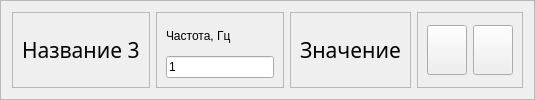
            <widget class="QFrame" name="frame_25">
             <property name="frameShape">
              <enum>QFrame::StyledPanel</enum>
             </property>
             <property name="frameShadow">
              <enum>QFrame::Raised</enum>
             </property>
             <layout class="QHBoxLayout" name="horizontalLayout_20">
              <item>
               <widget class="QFrame" name="frame_31">
                <property name="frameShape">
                 <enum>QFrame::StyledPanel</enum>
                </property>
                <property name="frameShadow">
                 <enum>QFrame::Raised</enum>
                </property>
                <layout class="QVBoxLayout" name="verticalLayout_10">
                 <item>
                  <widget class="QLabel" name="label_name_3">
                   <property name="font">
                    <font>
                     <family>OpenSans-Regular</family>
                     <pointsize>16</pointsize>
                    </font>
                   </property>
                   <property name="text">
                    <string>Название 3</string>
                   </property>
                  </widget>
                 </item>
                </layout>
               </widget>
              </item>
              <item>
               <widget class="QFrame" name="frame_32">
                <property name="maximumSize">
                 <size>
                  <width>150</width>
                  <height>16777215</height>
                 </size>
                </property>
                <property name="frameShape">
                 <enum>QFrame::StyledPanel</enum>
                </property>
                <property name="frameShadow">
                 <enum>QFrame::Raised</enum>
                </property>
                <layout class="QVBoxLayout" name="verticalLayout_18">
                 <item>
                  <widget class="QLabel" name="label_35">
                   <property name="text">
                    <string>Частота, Гц</string>
                   </property>
                  </widget>
                 </item>
                 <item>
                  <widget class="QLineEdit" name="lineEdit_hz_3">
                   <property name="text">
                    <string>1</string>
                   </property>
                  </widget>
                 </item>
                </layout>
               </widget>
              </item>
              <item>
               <widget class="QFrame" name="frame_33">
                <property name="frameShape">
                 <enum>QFrame::StyledPanel</enum>
                </property>
                <property name="frameShadow">
                 <enum>QFrame::Raised</enum>
                </property>
                <layout class="QVBoxLayout" name="verticalLayout_26">
                 <item>
                  <widget class="QLabel" name="label_value_3">
                   <property name="font">
                    <font>
                     <family>OpenSans-Regular</family>
                     <pointsize>16</pointsize>
                    </font>
                   </property>
                   <property name="text">
                    <string>Значение</string>
                   </property>
                  </widget>
                 </item>
                </layout>
               </widget>
              </item>
              <item>
               <widget class="QFrame" name="frame_34">
                <property name="frameShape">
                 <enum>QFrame::StyledPanel</enum>
                </property>
                <property name="frameShadow">
                 <enum>QFrame::Raised</enum>
                </property>
                <layout class="QHBoxLayout" name="horizontalLayout_28">
                 <item>
                  <widget class="QPushButton" name="btn_start_3">
                   <property name="maximumSize">
                    <size>
                     <width>50</width>
                     <height>50</height>
                    </size>
                   </property>
                   <property name="text">
                    <string/>
                   </property>
                   <property name="icon">
                    <iconset resource="resources.qrc">
                     <normaloff>:/icons/icons/play_circle_FILL0_wght400_GRAD0_opsz48.svg</normaloff>:/icons/icons/play_circle_FILL0_wght400_GRAD0_opsz48.svg</iconset>
                   </property>
                   <property name="iconSize">
                    <size>
                     <width>40</width>
                     <height>40</height>
                    </size>
                   </property>
                  </widget>
                 </item>
                 <item>
                  <widget class="QPushButton" name="btn_stop_3">
                   <property name="maximumSize">
                    <size>
                     <width>50</width>
                     <height>50</height>
                    </size>
                   </property>
                   <property name="text">
                    <string/>
                   </property>
                   <property name="icon">
                    <iconset resource="resources.qrc">
                     <normaloff>:/icons/icons/stop_circle_FILL0_wght400_GRAD0_opsz48.svg</normaloff>:/icons/icons/stop_circle_FILL0_wght400_GRAD0_opsz48.svg</iconset>
                   </property>
                   <property name="iconSize">
                    <size>
                     <width>40</width>
                     <height>40</height>
                    </size>
                   </property>
                  </widget>
                 </item>
                </layout>
               </widget>
              </item>
             </layout>
            </widget>
